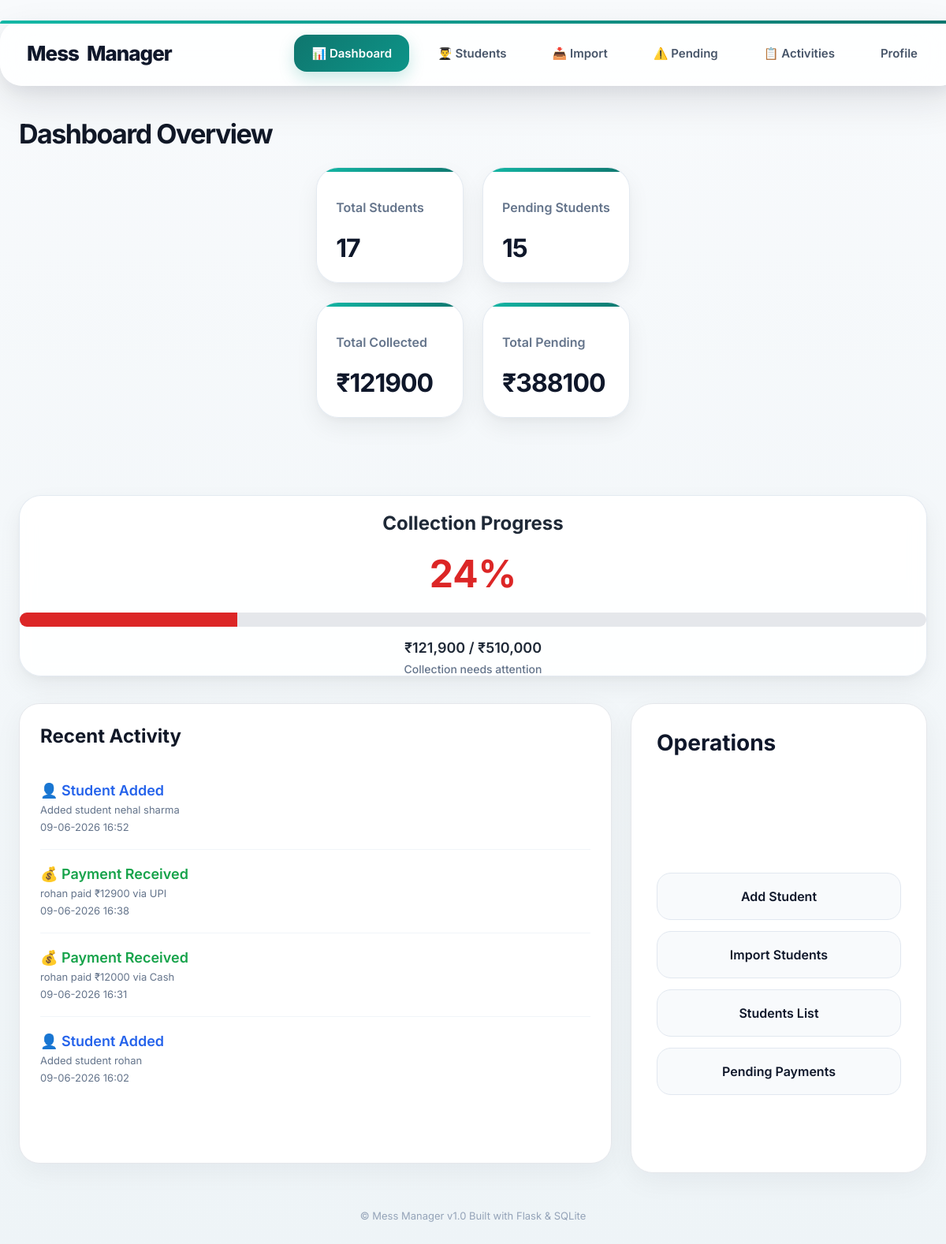
The page / (signed in) on the database as committed earlier.
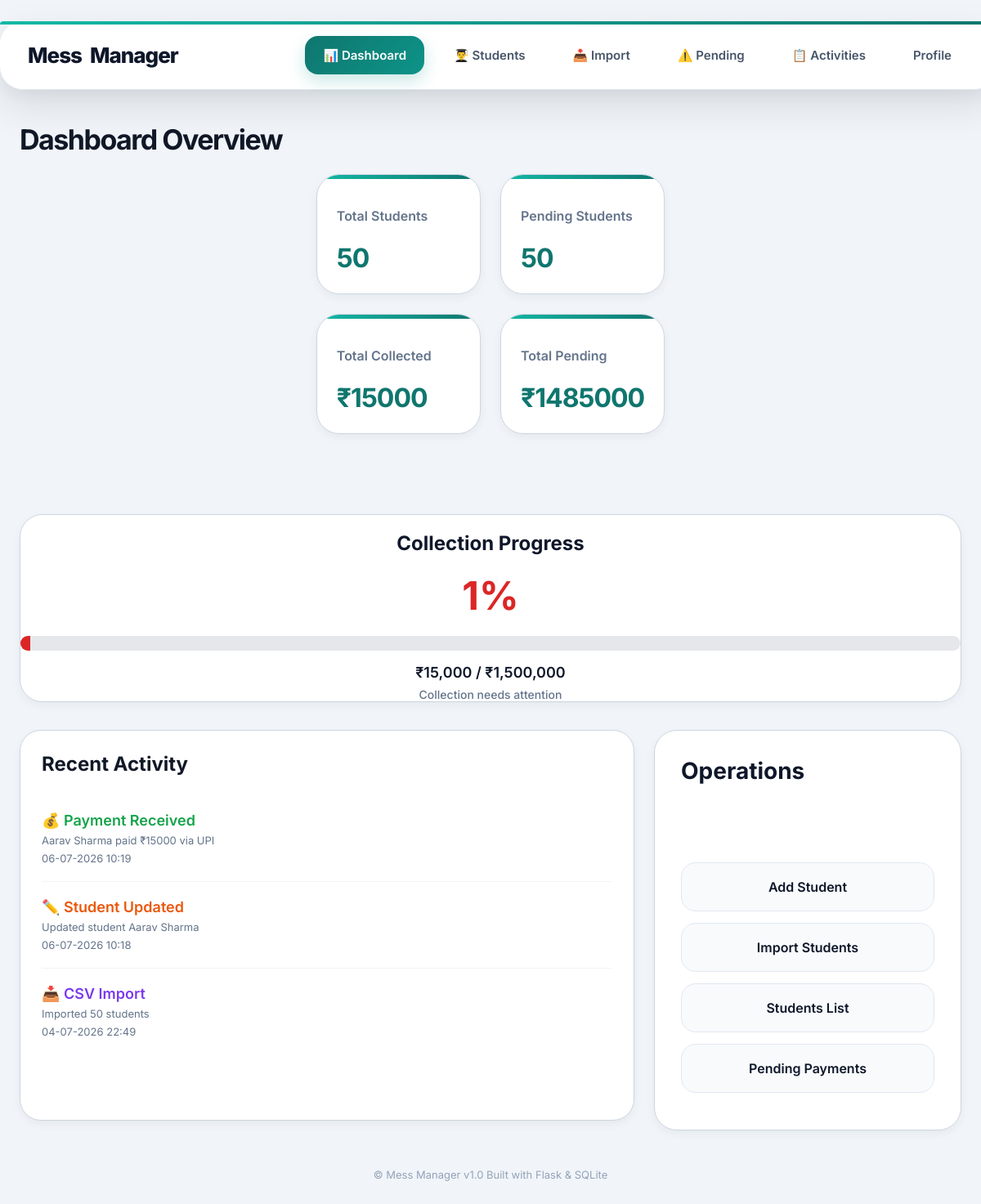
The same page on the database as committed later.
### tables this page shows
CREATE TABLE activities (

        id INTEGER PRIMARY KEY AUTOINCREMENT,

        admin_id INTEGER NOT NULL,

        activity_type TEXT NOT NULL,

        description TEXT NOT NULL,

        created_at TEXT NOT NULL

    );

### app.py (the view)
@app.route('/')
@login_required
def home():
    conn = connect_db()
    admin_id = session['admin_id']
    total_students = conn.execute(
        "SELECT COUNT(*) FROM students WHERE admin_id = ?"
    ,
    (admin_id,)
    ).fetchone()[0]
    total_collected = conn.execute(
        "SELECT SUM(received_amount) FROM students WHERE admin_id = ?"
    ,
    (admin_id,)
    ).fetchone()[0]
    recent_activities = conn.execute(
        """

        SELECT
            activity_type,
            description,
            created_at

        FROM activities

        WHERE admin_id = ?

        ORDER BY id DESC

        LIMIT 5

        """,
        (admin_id,)
    ).fetchall()
    print("ACTIVITIES:", len(recent_activities))
    for activity in recent_activities:
        print(dict(activity))
    total_pending = conn.execute(
        """

        SELECT SUM(total_fees - received_amount)

        FROM students

        WHERE admin_id = ?

        """,
        (admin_id,)
    ).fetchone()[0]
    pending_students = conn.execute(
        """

        SELECT COUNT(*)

        FROM students

        WHERE admin_id = ?

        AND (total_fees - received_amount) > 0

        """,
        (admin_id,)
    ).fetchone()[0]
    total_fees = conn.execute(
        """

        SELECT SUM(total_fees)

        FROM students

        WHERE admin_id = ?

        """,
        (admin_id,)
    ).fetchone()[0]
    if total_fees is None:
        total_fees = 0
    conn.close()
    if total_collected is None:
        total_collected = 0
    if total_pending is None:
        total_pending = 0
    if total_fees > 0:
        collection_percentage = round(
            (total_collected / total_fees) * 100
        )
    else:
        collection_percentage = 0
    if collection_percentage < 30:
        progress_color = "#dc2626"   # Red
    elif collection_percentage < 70:
        progress_color = "#f59e0b"   # Orange
    else:
        progress_color = "#16a34a"   # Green
    return render_template(
        "home.html",
        total_students=total_students,
        total_collected=total_collected,
        total_pending=total_pending,
        pending_students=pending_students,
        recent_activities=recent_activities,
        collection_percentage=collection_percentage,
        total_fees=total_fees,
        progress_color=progress_color
    )

### app.py (called while the page is built)
def connect_db():
    conn = sqlite3.connect('database.db')
    conn.execute("PRAGMA foreign_keys = ON")
    conn.row_factory = sqlite3.Row
    return conn

def login_required(func):
    @wraps(func)
    def wrapper(*args, **kwargs):
        if not session.get('admin_logged_in'):
            return redirect('/login')
        return func(*args, **kwargs)
    return wrapper

### templates/home.html (shortened to what the changed rows need)
{% extends "base.html" %}
{% block content %}
<div class="dashboard-container">
    <div class="dashboard-layout">
        <h1 class="dashboard-title page-title">
            Dashboard Overview
        </h1>
        <div class="dashboard-cards">
            <div class="dashboard-card ui-card">
                <h3>Total Students</h3>
                <p>{{ total_students }}</p>
            </div>
            <div class="dashboard-card ui-card">
                <h3>Pending Students</h3>
                <p>{{ pending_students }}</p>
            </div>
            <div class="dashboard-card ui-card">
                <h3>Total Collected</h3>
                <p>₹{{ total_collected }}</p>
            </div>
            <div class="dashboard-card ui-card">
                <h3>Total Pending</h3>
                <p>₹{{ total_pending }}</p>
            </div>
        </div>
    </div>
    <div class="progress-card ui-card">
        <h2>
            Collection Progress
        </h2>
        <div class="progress-percentage" style="color: {{ progress_color }}">
            {{ collection_percentage }}%
        </div>
        <div class="progress-bar">
            <div class="progress-fill" style="
            width: {{ collection_percentage }}%;
            background: {{ progress_color }};
        "></div>
        </div>
        <div class="progress-details">
            ₹{{ "{:,.0f}".format(total_collected) }}
            /
            ₹{{ "{:,.0f}".format(total_fees) }}
        </div>
        <div class="progress-remaining">
            {% if collection_percentage < 30 %} Collection needs attention {% elif collection_percentage < 70 %}
                Collection progressing steadily {% else %} Collection on track {% endif %} </div>
        </div>
        <div class="dashboard-middle">
            <div class="recent-payments ui-card">
                <h2>Recent Activity</h2>
                {% if recent_activities %}
                {% for activity in recent_activities %}
                <div class="payment-item">
                    <div class="payment-left">
                        <div class="activity-header">
                            {% if activity['activity_type'] == 'Payment' %}
                            <span class="activity-payment">
                                💰 Payment Received
                            </span>
                            {% elif activity['activity_type'] == 'Student' %}
                            <span class="activity-student">
                                👤 Student Added
                            </span>
                            {% elif activity['activity_type'] == 'Edit' %}
                            <span class="activity-edit">
                                ✏️ Student Updated
                            </span>
                            {% elif activity['activity_type'] == 'Delete' %}
                            <span class="activity-delete">
                                🗑 Student Deleted
                            </span>
                            {% elif activity['activity_type'] == 'Import' %}
                            <span class="activity-import">
                                📥 CSV Import
                            </span>
                            {% elif activity['activity_type'] == 'Security' %}
                            <span class="activity-security">
                                🔐 Password Changed
                            </span>
                            {% endif %}
                        </div>
                        <div class="payment-date">
                            {{ activity['description'] }}
                        </div>
                        <div class="payment-date">
                            {{ activity['created_at'] }}
                        </div>
                    </div>
                </div>
                {% endfor %}
                {% else %}
                <p>No recent activities found </p>
                {% endif %}
            </div>
            <div class="quick-actions ui-card">
                <h2>Operations</h2>
            </div>
        </div>
    </div>
    {% endblock %}

Rows that differ between the two databases and show on the page:
removed activities: activity_type "👤 Student Added", description "Added student nehal sharma", created_at "09-06-2026 16:52"
changed activities: description "rohan paid ₹12900 via UPI" → "Aarav Sharma paid ₹15000 via UPI"; created_at "09-06-2026 16:38" → "06-07-2026 10:19"
changed activities: description "rohan paid ₹12000 via Cash" → "Updated student Aarav Sharma"; created_at "09-06-2026 16:31" → "06-07-2026 10:18"; activity_type "💰 Payment Received" → "✏️ Student Updated"
changed activities: description "Added student rohan" → "Imported 50 students"; created_at "09-06-2026 16:02" → "04-07-2026 22:49"; activity_type "👤 Student Added" → "📥 CSV Import"
Other text that changed with them:
{{ total_students }}: "17" → "50"
{{ pending_students }}: "15" → "50"
{{ total_collected }}: "121900" → "15000"
{{ total_pending }}: "388100" → "1485000"
{{ collection_percentage }}: "24" → "1"
{{ collection_percentage }}: 24 → 1 (drawn)
{{ "{:,.0f}".format(total_collected) }}: "121,900" → "15,000"
{{ "{:,.0f}".format(total_fees) }}: "510,000" → "1,500,000"
